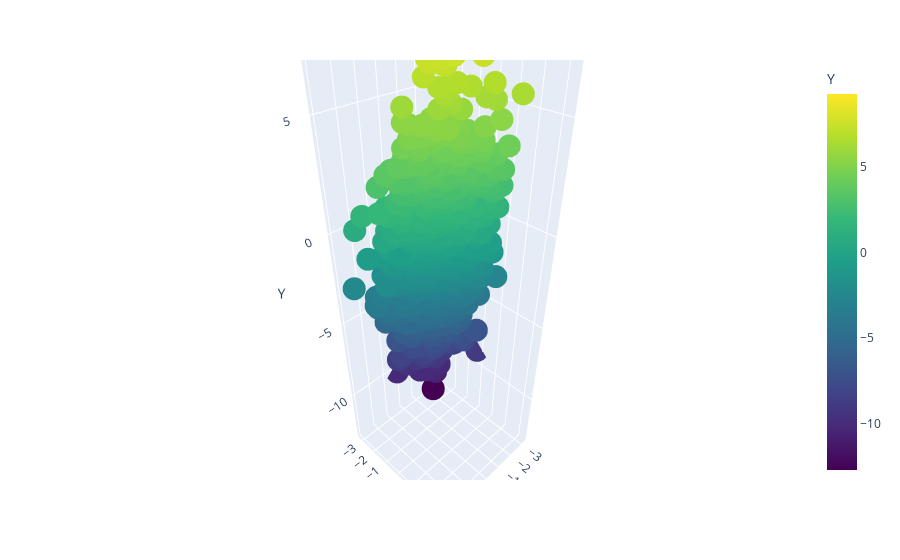
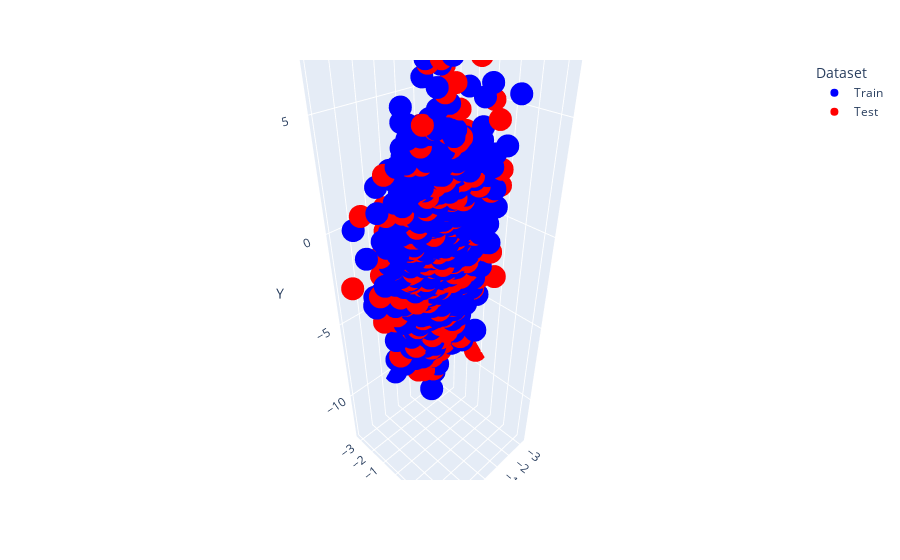

Notebook cell for these charts, in order:
### Code cell
# Visualisation des données
fig = px.scatter_3d(df, x='X1', y='X2', z='Y', color='Y', color_continuous_scale='viridis')
fig.show()

# Séparation des datasets train et test pour la visualisation
df_train = pd.DataFrame({
    'X1': X_train[:, 0].ravel(),
    'X2': X_train[:, 1].ravel(),
    'Y': Y_train.ravel(),
    'Dataset': 'Train'
})

df_test = pd.DataFrame({
    'X1': X_test[:, 0].ravel(),
    'X2': X_test[:, 1].ravel(),
    'Y': Y_test.ravel(),
    'Dataset': 'Test'
})

# Fusion des datasets 
df = pd.concat([df_train, df_test])

# Graphique 3D 
fig = px.scatter_3d(df, x='X1', y='X2', z='Y', color='Dataset', 
                    color_discrete_map={'Train': 'blue', 'Test': 'red'})

fig.show()

### Figure 1 — Plotly figure (JSON) as saved in the notebook; plotly's stock layout.template omitted (floating-point values rounded to 4 significant figures; data arrays with more than 128 entries replaced by an {"elided": "..."} marker saying what was removed)
{"data": [{"hovertemplate": "X1=%{x}<br>X2=%{y}<br>Y=%{marker.color}<extra></extra>", "legendgroup": "", "marker": {"color": {"elided": "1000 float values"}, "coloraxis": "coloraxis", "symbol": "circle"}, "mode": "markers", "name": "", "scene": "scene", "showlegend": false, "type": "scatter3d", "x": {"elided": "1000 float values"}, "y": {"elided": "1000 float values"}, "z": {"elided": "1000 float values"}}], "layout": {"coloraxis": {"colorbar": {"title": {"text": "Y"}}, "colorscale": [[0, "#440154"], [0.1111, "#482878"], [0.2222, "#3e4989"], [0.3333, "#31688e"], [0.4444, "#26828e"], [0.5556, "#1f9e89"], [0.6667, "#35b779"], [0.7778, "#6ece58"], [0.8889, "#b5de2b"], [1, "#fde725"]]}, "legend": {"tracegroupgap": 0}, "margin": {"t": 60}, "scene": {"domain": {"x": [0, 1], "y": [0, 1]}, "xaxis": {"title": {"text": "X1"}}, "yaxis": {"title": {"text": "X2"}}, "zaxis": {"title": {"text": "Y"}}}}}

### Figure 2 — Plotly figure (JSON) as saved in the notebook; plotly's stock layout.template omitted (floating-point values rounded to 4 significant figures; data arrays with more than 128 entries replaced by an {"elided": "..."} marker saying what was removed)
{"data": [{"hovertemplate": "Dataset=Train<br>X1=%{x}<br>X2=%{y}<br>Y=%{z}<extra></extra>", "legendgroup": "Train", "marker": {"color": "blue", "symbol": "circle"}, "mode": "markers", "name": "Train", "scene": "scene", "showlegend": true, "type": "scatter3d", "x": {"elided": "700 float values"}, "y": {"elided": "700 float values"}, "z": {"elided": "700 float values"}}, {"hovertemplate": "Dataset=Test<br>X1=%{x}<br>X2=%{y}<br>Y=%{z}<extra></extra>", "legendgroup": "Test", "marker": {"color": "red", "symbol": "circle"}, "mode": "markers", "name": "Test", "scene": "scene", "showlegend": true, "type": "scatter3d", "x": {"elided": "300 float values"}, "y": {"elided": "300 float values"}, "z": {"elided": "300 float values"}}], "layout": {"legend": {"title": {"text": "Dataset"}, "tracegroupgap": 0}, "margin": {"t": 60}, "scene": {"domain": {"x": [0, 1], "y": [0, 1]}, "xaxis": {"title": {"text": "X1"}}, "yaxis": {"title": {"text": "X2"}}, "zaxis": {"title": {"text": "Y"}}}}}
